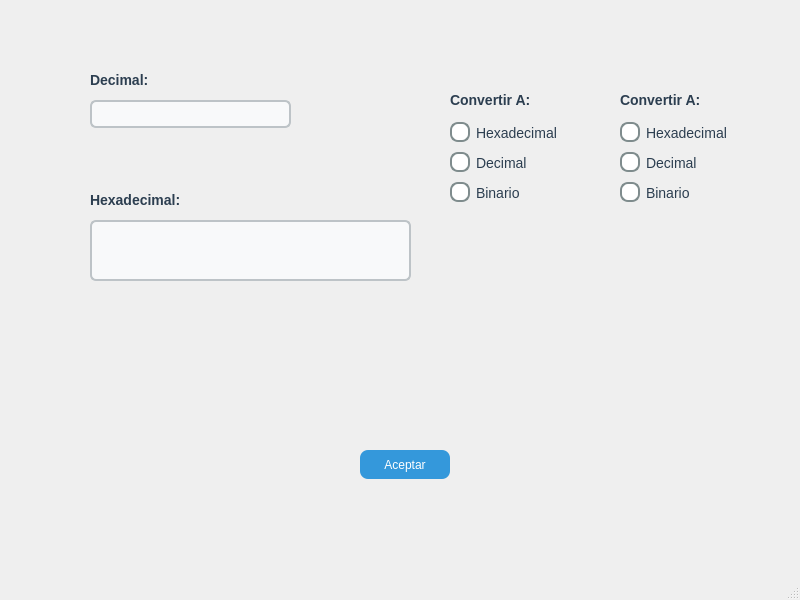
<?xml version="1.0" encoding="UTF-8"?>
<ui version="4.0">
 <class>MainWindow</class>
 <widget class="QMainWindow" name="MainWindow">
  <property name="geometry">
   <rect>
    <x>0</x>
    <y>0</y>
    <width>800</width>
    <height>600</height>
   </rect>
  </property>
  <property name="windowTitle">
   <string>MainWindow</string>
  </property>
  <property name="styleSheet">
   <string notr="true">
/* ====== QLabel ====== */
QLabel {
    color: #2c3e50;
    font-size: 14px;
    font-weight: bold;
}

/* ====== QLineEdit ====== */
QLineEdit {
    background-color: #f8f9fa;
	color: 'black';
    border: 2px solid #bdc3c7;
    border-radius: 6px;
    padding: 6px;
    font-size: 14px;
}

QLineEdit:focus {
    border: 2px solid #3498db;
    background-color: #ffffff;
}

/* ====== QTextEdit ====== */
QTextEdit {
    background-color: #f8f9fa;
    border: 2px solid #bdc3c7;
    border-radius: 6px;
    padding: 6px;
    font-size: 14px;
	color: #000000;
}

QTextEdit:focus {
    border: 2px solid #3498db;
    background-color: #ffffff;
}

/* ====== QRadioButton ====== */
QRadioButton {
    spacing: 6px; /* separación entre el círculo y el texto */
    font-size: 14px;
    color: #2c3e50;
}

QRadioButton::indicator {
    width: 16px;
    height: 16px;
    border: 2px solid #7f8c8d;
    border-radius: 8px;
    background-color: white;
}

QRadioButton::indicator:checked {
    border: 2px solid #3498db;
    background-color: #3498db;
}

QRadioButton::indicator:hover {
    border: 2px solid #2980b9;
}

QWidget
{
	background-color: 'white';
}

QPushButton {
    background-color: #3498db;
    color: white;
    border-radius: 8px;
    padding: 5px;
}
QPushButton:hover {
    background-color: #2980b9;
	font-size: 16px; 
    padding: 8px 14px;
}</string>
  </property>
  <widget class="QWidget" name="centralwidget">
   <widget class="QLabel" name="lb_plain">
    <property name="geometry">
     <rect>
      <x>90</x>
      <y>70</y>
      <width>101</width>
      <height>20</height>
     </rect>
    </property>
    <property name="text">
     <string>Decimal:</string>
    </property>
   </widget>
   <widget class="QLabel" name="lb_text">
    <property name="geometry">
     <rect>
      <x>90</x>
      <y>190</y>
      <width>101</width>
      <height>20</height>
     </rect>
    </property>
    <property name="text">
     <string>Hexadecimal:</string>
    </property>
   </widget>
   <widget class="QPushButton" name="pb_accept">
    <property name="geometry">
     <rect>
      <x>360</x>
      <y>450</y>
      <width>90</width>
      <height>29</height>
     </rect>
    </property>
    <property name="text">
     <string>Aceptar</string>
    </property>
   </widget>
   <widget class="QTextEdit" name="te_text">
    <property name="geometry">
     <rect>
      <x>90</x>
      <y>220</y>
      <width>321</width>
      <height>61</height>
     </rect>
    </property>
   </widget>
   <widget class="QLineEdit" name="le_plain">
    <property name="geometry">
     <rect>
      <x>90</x>
      <y>100</y>
      <width>201</width>
      <height>28</height>
     </rect>
    </property>
   </widget>
   <widget class="QWidget" name="w_conv" native="true">
    <property name="geometry">
     <rect>
      <x>600</x>
      <y>70</y>
      <width>161</width>
      <height>161</height>
     </rect>
    </property>
    <widget class="QRadioButton" name="rb_bin">
     <property name="geometry">
      <rect>
       <x>20</x>
       <y>110</y>
       <width>131</width>
       <height>25</height>
      </rect>
     </property>
     <property name="text">
      <string>Binario</string>
     </property>
    </widget>
    <widget class="QRadioButton" name="rb_hex">
     <property name="geometry">
      <rect>
       <x>20</x>
       <y>80</y>
       <width>131</width>
       <height>25</height>
      </rect>
     </property>
     <property name="text">
      <string>Decimal</string>
     </property>
    </widget>
    <widget class="QRadioButton" name="rb_dec">
     <property name="geometry">
      <rect>
       <x>20</x>
       <y>50</y>
       <width>121</width>
       <height>25</height>
      </rect>
     </property>
     <property name="text">
      <string>Hexadecimal</string>
     </property>
    </widget>
    <widget class="QLabel" name="label_3">
     <property name="geometry">
      <rect>
       <x>20</x>
       <y>20</y>
       <width>111</width>
       <height>20</height>
      </rect>
     </property>
     <property name="text">
      <string>Convertir A:</string>
     </property>
    </widget>
   </widget>
   <widget class="QWidget" name="w_value" native="true">
    <property name="geometry">
     <rect>
      <x>430</x>
      <y>70</y>
      <width>161</width>
      <height>161</height>
     </rect>
    </property>
    <widget class="QRadioButton" name="rb_bin_2">
     <property name="geometry">
      <rect>
       <x>20</x>
       <y>110</y>
       <width>131</width>
       <height>25</height>
      </rect>
     </property>
     <property name="text">
      <string>Binario</string>
     </property>
    </widget>
    <widget class="QRadioButton" name="rb_hex_2">
     <property name="geometry">
      <rect>
       <x>20</x>
       <y>80</y>
       <width>131</width>
       <height>25</height>
      </rect>
     </property>
     <property name="text">
      <string>Decimal</string>
     </property>
    </widget>
    <widget class="QRadioButton" name="rb_dec_2">
     <property name="geometry">
      <rect>
       <x>20</x>
       <y>50</y>
       <width>121</width>
       <height>25</height>
      </rect>
     </property>
     <property name="text">
      <string>Hexadecimal</string>
     </property>
    </widget>
    <widget class="QLabel" name="label_4">
     <property name="geometry">
      <rect>
       <x>20</x>
       <y>20</y>
       <width>111</width>
       <height>20</height>
      </rect>
     </property>
     <property name="text">
      <string>Convertir A:</string>
     </property>
    </widget>
   </widget>
  </widget>
  <widget class="QMenuBar" name="menubar">
   <property name="geometry">
    <rect>
     <x>0</x>
     <y>0</y>
     <width>800</width>
     <height>25</height>
    </rect>
   </property>
  </widget>
  <widget class="QStatusBar" name="statusbar"/>
 </widget>
 <resources/>
 <connections/>
</ui>
